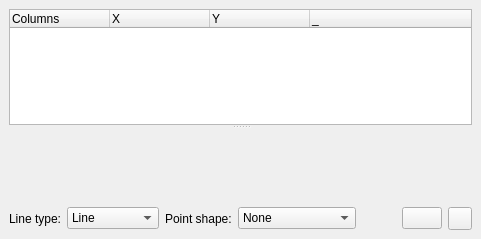
  <widget class="QDockWidget" name="dockPlot">
   <property name="features">
    <set>QDockWidget::AllDockWidgetFeatures</set>
   </property>
   <property name="windowTitle">
    <string>&amp;Plot</string>
   </property>
   <attribute name="dockWidgetArea">
    <number>2</number>
   </attribute>
   <widget class="QWidget" name="dockWidgetContents_2">
    <layout class="QVBoxLayout" name="verticalLayout_6">
     <item>
      <widget class="QSplitter" name="splitterForPlot">
       <property name="orientation">
        <enum>Qt::Vertical</enum>
       </property>
       <widget class="QTreeWidget" name="treePlotColumns">
        <property name="sizePolicy">
         <sizepolicy hsizetype="Expanding" vsizetype="Preferred">
          <horstretch>0</horstretch>
          <verstretch>2</verstretch>
         </sizepolicy>
        </property>
        <property name="columnCount">
         <number>4</number>
        </property>
        <attribute name="headerDefaultSectionSize">
         <number>100</number>
        </attribute>
        <column>
         <property name="text">
          <string>Columns</string>
         </property>
        </column>
        <column>
         <property name="text">
          <string>X</string>
         </property>
        </column>
        <column>
         <property name="text">
          <string>Y</string>
         </property>
        </column>
        <column>
         <property name="text">
          <string>_</string>
         </property>
        </column>
       </widget>
       <widget class="QCustomPlot" name="plotWidget" native="true">
        <property name="sizePolicy">
         <sizepolicy hsizetype="Preferred" vsizetype="Expanding">
          <horstretch>0</horstretch>
          <verstretch>8</verstretch>
         </sizepolicy>
        </property>
       </widget>
      </widget>
     </item>
     <item>
      <widget class="QWidget" name="widget" native="true">
       <layout class="QHBoxLayout" name="horizontalLayout_4">
        <property name="leftMargin">
         <number>0</number>
        </property>
        <property name="topMargin">
         <number>0</number>
        </property>
        <property name="rightMargin">
         <number>0</number>
        </property>
        <property name="bottomMargin">
         <number>0</number>
        </property>
        <item>
         <widget class="QLabel" name="label_2">
          <property name="text">
           <string>Line type:</string>
          </property>
         </widget>
        </item>
        <item>
         <widget class="QComboBox" name="comboLineType">
          <property name="currentIndex">
           <number>1</number>
          </property>
          <item>
           <property name="text">
            <string>None</string>
           </property>
          </item>
          <item>
           <property name="text">
            <string>Line</string>
           </property>
          </item>
          <item>
           <property name="text">
            <string>StepLeft</string>
           </property>
          </item>
          <item>
           <property name="text">
            <string>StepRight</string>
           </property>
          </item>
          <item>
           <property name="text">
            <string>StepCenter</string>
           </property>
          </item>
          <item>
           <property name="text">
            <string>Impulse</string>
           </property>
          </item>
         </widget>
        </item>
        <item>
         <widget class="QLabel" name="label_3">
          <property name="text">
           <string>Point shape:</string>
          </property>
         </widget>
        </item>
        <item>
         <widget class="QComboBox" name="comboPointShape">
          <property name="currentIndex">
           <number>0</number>
          </property>
          <item>
           <property name="text">
            <string>None</string>
           </property>
          </item>
          <item>
           <property name="text">
            <string>Cross</string>
           </property>
          </item>
          <item>
           <property name="text">
            <string>Plus</string>
           </property>
          </item>
          <item>
           <property name="text">
            <string>Circle</string>
           </property>
          </item>
          <item>
           <property name="text">
            <string>Disc</string>
           </property>
          </item>
          <item>
           <property name="text">
            <string>Square</string>
           </property>
          </item>
          <item>
           <property name="text">
            <string>Diamond</string>
           </property>
          </item>
          <item>
           <property name="text">
            <string>Star</string>
           </property>
          </item>
          <item>
           <property name="text">
            <string>Triangle</string>
           </property>
          </item>
          <item>
           <property name="text">
            <string>TriangleInverted</string>
           </property>
          </item>
          <item>
           <property name="text">
            <string>CrossSquare</string>
           </property>
          </item>
          <item>
           <property name="text">
            <string>PlusSquare</string>
           </property>
          </item>
          <item>
           <property name="text">
            <string>CrossCircle</string>
           </property>
          </item>
          <item>
           <property name="text">
            <string>PlusCircle</string>
           </property>
          </item>
          <item>
           <property name="text">
            <string>Peace</string>
           </property>
          </item>
         </widget>
        </item>
        <item>
         <spacer name="horizontalSpacer_4">
          <property name="orientation">
           <enum>Qt::Horizontal</enum>
          </property>
          <property name="sizeHint" stdset="0">
           <size>
            <width>40</width>
            <height>20</height>
           </size>
          </property>
         </spacer>
        </item>
        <item>
         <widget class="QPushButton" name="butSavePlot">
          <property name="toolTip">
           <string>&lt;html&gt;&lt;head/&gt;&lt;body&gt;&lt;p&gt;Save current plot...&lt;/p&gt;&lt;p&gt;File format chosen by extension (png, jpg, pdf, bmp)&lt;/p&gt;&lt;/body&gt;&lt;/html&gt;</string>
          </property>
          <property name="statusTip">
           <string>Save current plot...</string>
          </property>
          <property name="text">
           <string/>
          </property>
          <property name="icon">
           <iconset resource="icons/icons.qrc">
            <normaloff>:/icons/save_table</normaloff>:/icons/save_table</iconset>
          </property>
          <property name="checkable">
           <bool>false</bool>
          </property>
          <property name="autoDefault">
           <bool>false</bool>
          </property>
          <property name="default">
           <bool>false</bool>
          </property>
          <property name="flat">
           <bool>false</bool>
          </property>
         </widget>
        </item>
        <item>
         <widget class="QToolButton" name="buttonLoadAllData">
          <property name="toolTip">
           <string>Load all data. This has only an effect if not all data has been fetched from the table yet due to the partial fetch mechanism.</string>
          </property>
          <property name="icon">
           <iconset resource="icons/icons.qrc">
            <normaloff>:/icons/keyword</normaloff>:/icons/keyword</iconset>
          </property>
         </widget>
        </item>
       </layout>
      </widget>
     </item>
    </layout>
   </widget>
  </widget>
